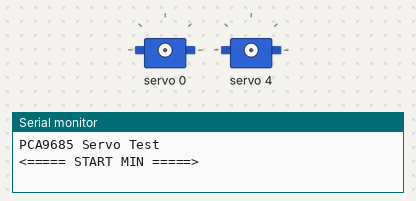
Recording of a program running on a simulated ESP32. On the bench: 2 × servo, the last lines printed to the serial monitor.

Above: at 0.05 s.
At 1.7 s:
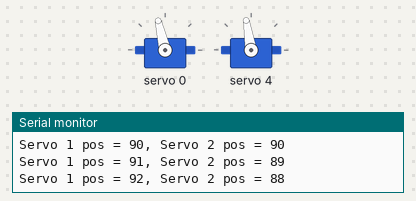
At 2.3 s:
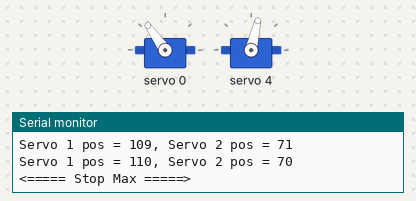
At 4.25 s:
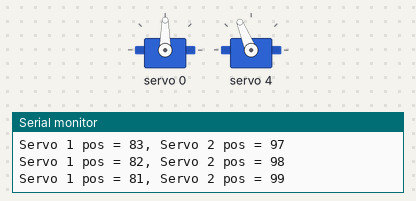
Timing chart, 0 to 6.0 s (numbered marks = the images above):
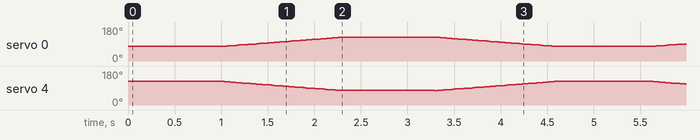

The program:

main.cpp
```cpp
#include <Arduino.h>
#include <Wire.h>
#include <Adafruit_PWMServoDriver.h>

Adafruit_PWMServoDriver pca9685 = Adafruit_PWMServoDriver(0x40);

// Range from 0 to 4095  - adjust to define the length of the pulse width

#define SERVOMIN  100  // Minimum value
#define SERVOMAX  550  // Maximum value

// Define servo motor connections (expand as required)
#define SER0  0   //Servo Motor 0 on connector 0
#define SER4  4  //Servo Motor 1 on connector 12

// Variables for Servo Motor positions (expand as required)
int pwm0;
int pwm1;

void setup() {

  // Serial monitor setup
  Serial.begin(115200);
  Serial.setDebugOutput(true);
  Serial.println("PCA9685 Servo Test");

  // Init PCA9685
  pca9685.begin();
  pca9685.setPWMFreq(50);

}

void loop() {
  // sweep
  Serial.println("<===== START MIN =====>");
  delay(1000);

  // Initialize positions for Servo 1 and Servo 2
  int s1posDegrees = 70;
  int s2posDegrees = 110;

  // Sweep from s1's minimum to s2's maximum
  for (; s1posDegrees <= 110 && s2posDegrees >= 70; s1posDegrees++, s2posDegrees--) {
    // Determine PWM pulse width for Servo 1 and Servo 2
    int pwm0 = map(s1posDegrees, 0, 180, SERVOMIN, SERVOMAX);
    int pwm1 = map(s2posDegrees, 0, 180, SERVOMIN, SERVOMAX);

    // Write to PCA9685 for Servo 1 and Servo 2
    pca9685.setPWM(SER0, 0, pwm0);
    pca9685.setPWM(SER4, 0, pwm1);

    // Print to serial monitor
    Serial.printf("Servo 1 pos = %d, Servo 2 pos = %d\n", s1posDegrees, s2posDegrees);
    delay(30);
  }

  Serial.println("<===== Stop Max =====>");
  delay(1000);

  // Sweep from s1's maximum to s2's minimum
  for (; s1posDegrees >= 70 && s2posDegrees <= 110; s1posDegrees--, s2posDegrees++) {
    // Determine PWM pulse width for Servo 1 and Servo 2
    int pwm0 = map(s1posDegrees, 0, 180, SERVOMIN, SERVOMAX);
    int pwm1 = map(s2posDegrees, 0, 180, SERVOMIN, SERVOMAX);

    // Write to PCA9685 for Servo 1 and Servo 2
    pca9685.setPWM(SER0, 0, pwm0);
    pca9685.setPWM(SER4, 0, pwm1);

    // Print to serial monitor
    Serial.printf("Servo 1 pos = %d, Servo 2 pos = %d\n", s1posDegrees, s2posDegrees);
    delay(30);
  }
}
```
